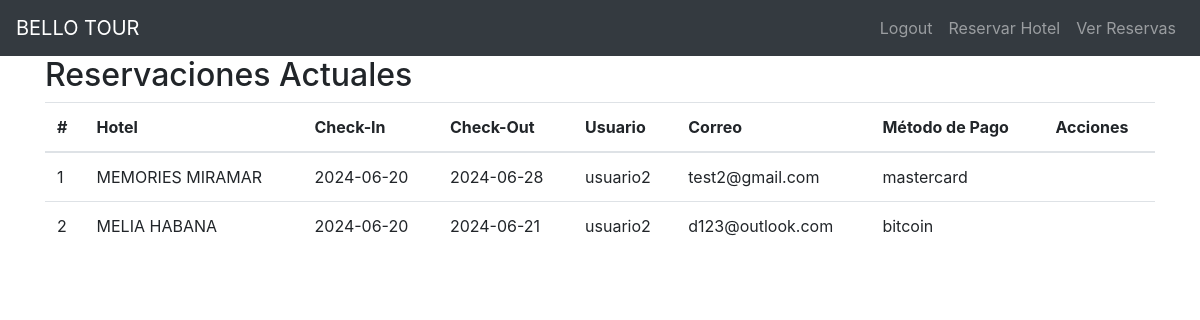
Screenshot of /ver_reservaciones (signed in) with the database file from the repository.
### models.py (models this page shows)
class BaseModel(Model):
    class Meta:
        database = db

class Reservacion(BaseModel):
    hotel = CharField()
    checkin = DateField()
    checkout = DateField()
    usuario = ForeignKeyField(User, backref='reservaciones')
    correo = CharField()
    metodo_pago = CharField()

class User(BaseModel):
    username = CharField(unique=True)
    password = CharField()
    is_admin = BooleanField(default=False)

### app.py (the view)
@app.route('/ver_reservaciones')
@login_required
def ver_reservaciones():
    user = User.get_by_id(session['user_id'])
    reservaciones = Reservacion.select().where(Reservacion.usuario_id == user)
    return render_template('ver_reservaciones.html', reservaciones=reservaciones)

### app.py (called while the page is built)
@app.before_request
def before_request():
    db.connect()

@app.after_request
def after_request(response):
    db.close()
    return response

def login_required(f):
    @wraps(f)
    def decorated_function(*args, **kwargs):
        if 'user_id' not in session:
            return redirect(url_for('login'))
        return f(*args, **kwargs)
    return decorated_function

### templates/ver_reservaciones.html (shortened to what this page needs)
{% extends "base1.html" %}
{% block content %}
<div class="container">
    <h2>Reservaciones Actuales</h2>
    <table class="table">
        <thead>
            <tr>
                <th>#</th>
                <th>Hotel</th>
                <th>Check-In</th>
                <th>Check-Out</th>
                <th>Usuario</th>
                <th>Correo</th>
                <th>Método de Pago</th>
                <th>Acciones</th>
            </tr>
        </thead>
        <tbody>
            {% for reservacion in reservaciones %}
            <tr>
                <td>{{ loop.index }}</td>
                <td>{{ reservacion.hotel }}</td>
                <td>{{ reservacion.checkin.strftime('%Y-%m-%d') }}</td>
                <td>{{ reservacion.checkout.strftime('%Y-%m-%d') }}</td>
                <td>{{ reservacion.usuario.username }}</td>
                <td>{{ reservacion.correo }}</td>
                <td>{{ reservacion.metodo_pago }}</td>
                <td>
                </td>
            </tr>
            {% endfor %}
        </tbody>
    </table>
</div>
{% endblock %}

### rows the page displays
Reservacion: hotel "MEMORIES MIRAMAR", checkin "2024-06-20", checkout "2024-06-28", usuario.username "usuario2", correo "test2@gmail.com", metodo_pago "mastercard"
Reservacion: hotel "MELIA HABANA", checkin "2024-06-20", checkout "2024-06-21", usuario.username "usuario2", correo "d123@outlook.com", metodo_pago "bitcoin"
